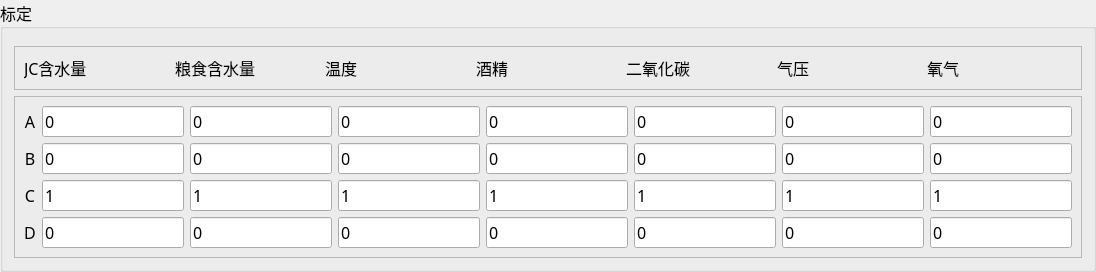
               <widget class="QGroupBox" name="groupBox_8">
                <property name="font">
                 <font>
                  <family>微软雅黑</family>
                  <pointsize>12</pointsize>
                 </font>
                </property>
                <property name="styleSheet">
                 <string notr="true"/>
                </property>
                <property name="title">
                 <string>标定</string>
                </property>
                <property name="flat">
                 <bool>true</bool>
                </property>
                <layout class="QVBoxLayout" name="verticalLayout_6">
                 <item>
                  <widget class="QWidget" name="widget_2" native="true">
                   <widget class="QPushButton" name="pushButton_6">
                    <property name="geometry">
                     <rect>
                      <x>760</x>
                      <y>20</y>
                      <width>81</width>
                      <height>41</height>
                     </rect>
                    </property>
                    <property name="text">
                     <string>读数据</string>
                    </property>
                   </widget>
                   <widget class="QPushButton" name="pushButton_2">
                    <property name="geometry">
                     <rect>
                      <x>680</x>
                      <y>20</y>
                      <width>81</width>
                      <height>41</height>
                     </rect>
                    </property>
                    <property name="text">
                     <string>标定</string>
                    </property>
                   </widget>
                   <widget class="QPushButton" name="pushButton">
                    <property name="geometry">
                     <rect>
                      <x>600</x>
                      <y>20</y>
                      <width>81</width>
                      <height>41</height>
                     </rect>
                    </property>
                    <property name="text">
                     <string>导入参数</string>
                    </property>
                   </widget>
                   <widget class="QTextEdit" name="textEdit_2">
                    <property name="geometry">
                     <rect>
                      <x>480</x>
                      <y>20</y>
                      <width>101</width>
                      <height>41</height>
                     </rect>
                    </property>
                    <property name="focusPolicy">
                     <enum>Qt::ClickFocus</enum>
                    </property>
                    <property name="layoutDirection">
                     <enum>Qt::LeftToRight</enum>
                    </property>
                    <property name="frameShape">
                     <enum>QFrame::NoFrame</enum>
                    </property>
                    <property name="frameShadow">
                     <enum>QFrame::Sunken</enum>
                    </property>
                    <property name="lineWrapMode">
                     <enum>QTextEdit::NoWrap</enum>
                    </property>
                    <property name="html">
                     <string>&lt;!DOCTYPE HTML PUBLIC &quot;-//W3C//DTD HTML 4.0//EN&quot; &quot;http://www.w3.org/TR/REC-html40/strict.dtd&quot;&gt;
&lt;html&gt;&lt;head&gt;&lt;meta name=&quot;qrichtext&quot; content=&quot;1&quot; /&gt;&lt;style type=&quot;text/css&quot;&gt;
p, li { white-space: pre-wrap; }
&lt;/style&gt;&lt;/head&gt;&lt;body style=&quot; font-family:'SimSun'; font-size:9pt; font-weight:400; font-style:normal;&quot;&gt;
&lt;p style=&quot; margin-top:0px; margin-bottom:0px; margin-left:0px; margin-right:0px; -qt-block-indent:0; text-indent:0px;&quot;&gt;&lt;span style=&quot; font-family:'微软雅黑'; font-size:18pt; font-weight:600;&quot;&gt;下层&lt;/span&gt;&lt;/p&gt;&lt;/body&gt;&lt;/html&gt;</string>
                    </property>
                   </widget>
                   <widget class="QTextEdit" name="textEdit_3">
                    <property name="geometry">
                     <rect>
                      <x>380</x>
                      <y>20</y>
                      <width>101</width>
                      <height>41</height>
                     </rect>
                    </property>
                    <property name="focusPolicy">
                     <enum>Qt::ClickFocus</enum>
                    </property>
                    <property name="layoutDirection">
                     <enum>Qt::LeftToRight</enum>
                    </property>
                    <property name="frameShape">
                     <enum>QFrame::NoFrame</enum>
                    </property>
                    <property name="frameShadow">
                     <enum>QFrame::Plain</enum>
                    </property>
                    <property name="lineWrapMode">
                     <enum>QTextEdit::NoWrap</enum>
                    </property>
                    <property name="html">
                     <string>&lt;!DOCTYPE HTML PUBLIC &quot;-//W3C//DTD HTML 4.0//EN&quot; &quot;http://www.w3.org/TR/REC-html40/strict.dtd&quot;&gt;
&lt;html&gt;&lt;head&gt;&lt;meta name=&quot;qrichtext&quot; content=&quot;1&quot; /&gt;&lt;style type=&quot;text/css&quot;&gt;
p, li { white-space: pre-wrap; }
&lt;/style&gt;&lt;/head&gt;&lt;body style=&quot; font-family:'SimSun'; font-size:9pt; font-weight:400; font-style:normal;&quot;&gt;
&lt;p style=&quot; margin-top:0px; margin-bottom:0px; margin-left:0px; margin-right:0px; -qt-block-indent:0; text-indent:0px;&quot;&gt;&lt;span style=&quot; font-family:'微软雅黑'; font-size:18pt; font-weight:600;&quot;&gt;中层&lt;/span&gt;&lt;/p&gt;&lt;/body&gt;&lt;/html&gt;</string>
                    </property>
                   </widget>
                   <widget class="QTextEdit" name="textEdit">
                    <property name="geometry">
                     <rect>
                      <x>290</x>
                      <y>20</y>
                      <width>91</width>
                      <height>41</height>
                     </rect>
                    </property>
                    <property name="focusPolicy">
                     <enum>Qt::NoFocus</enum>
                    </property>
                    <property name="layoutDirection">
                     <enum>Qt::LeftToRight</enum>
                    </property>
                    <property name="autoFillBackground">
                     <bool>false</bool>
                    </property>
                    <property name="frameShape">
                     <enum>QFrame::NoFrame</enum>
                    </property>
                    <property name="frameShadow">
                     <enum>QFrame::Plain</enum>
                    </property>
                    <property name="html">
                     <string>&lt;!DOCTYPE HTML PUBLIC &quot;-//W3C//DTD HTML 4.0//EN&quot; &quot;http://www.w3.org/TR/REC-html40/strict.dtd&quot;&gt;
&lt;html&gt;&lt;head&gt;&lt;meta name=&quot;qrichtext&quot; content=&quot;1&quot; /&gt;&lt;style type=&quot;text/css&quot;&gt;
p, li { white-space: pre-wrap; }
&lt;/style&gt;&lt;/head&gt;&lt;body style=&quot; font-family:'SimSun'; font-size:9pt; font-weight:400; font-style:normal;&quot;&gt;
&lt;p style=&quot; margin-top:0px; margin-bottom:0px; margin-left:0px; margin-right:0px; -qt-block-indent:0; text-indent:0px;&quot;&gt;&lt;span style=&quot; font-family:'微软雅黑'; font-size:18pt; font-weight:600;&quot;&gt;上层&lt;/span&gt;&lt;/p&gt;&lt;/body&gt;&lt;/html&gt;</string>
                    </property>
                   </widget>
                   <widget class="QComboBox" name="comboBox_2">
                    <property name="geometry">
                     <rect>
                      <x>130</x>
                      <y>10</y>
                      <width>151</width>
                      <height>71</height>
                     </rect>
                    </property>
                    <property name="font">
                     <font>
                      <family>微软雅黑</family>
                      <pointsize>36</pointsize>
                     </font>
                    </property>
                    <property name="layoutDirection">
                     <enum>Qt::LeftToRight</enum>
                    </property>
                   </widget>
                   <widget class="QLabel" name="label_41">
                    <property name="geometry">
                     <rect>
                      <x>30</x>
                      <y>0</y>
                      <width>81</width>
                      <height>41</height>
                     </rect>
                    </property>
                    <property name="font">
                     <font>
                      <family>微软雅黑</family>
                      <pointsize>12</pointsize>
                      <underline>true</underline>
                     </font>
                    </property>
                    <property name="text">
                     <string>正常模式</string>
                    </property>
                    <property name="alignment">
                     <set>Qt::AlignCenter</set>
                    </property>
                   </widget>
                   <widget class="QPushButton" name="pushButton_4">
                    <property name="geometry">
                     <rect>
                      <x>30</x>
                      <y>40</y>
                      <width>81</width>
                      <height>41</height>
                     </rect>
                    </property>
                    <property name="text">
                     <string>模式切换</string>
                    </property>
                   </widget>
                  </widget>
                 </item>
                 <item>
                  <widget class="QFrame" name="frame_2">
                   <property name="frameShape">
                    <enum>QFrame::StyledPanel</enum>
                   </property>
                   <property name="frameShadow">
                    <enum>QFrame::Raised</enum>
                   </property>
                   <layout class="QGridLayout" name="gridLayout_11">
                    <item row="0" column="4">
                     <widget class="QLabel" name="label_8">
                      <property name="text">
                       <string>二氧化碳</string>
                      </property>
                     </widget>
                    </item>
                    <item row="0" column="2">
                     <widget class="QLabel" name="label_6">
                      <property name="text">
                       <string>温度</string>
                      </property>
                     </widget>
                    </item>
                    <item row="0" column="0">
                     <widget class="QLabel" name="label_4">
                      <property name="text">
                       <string>JC含水量</string>
                      </property>
                     </widget>
                    </item>
                    <item row="0" column="6">
                     <widget class="QLabel" name="label_42">
                      <property name="text">
                       <string>氧气</string>
                      </property>
                     </widget>
                    </item>
                    <item row="0" column="3">
                     <widget class="QLabel" name="label_7">
                      <property name="text">
                       <string>酒精</string>
                      </property>
                     </widget>
                    </item>
                    <item row="0" column="5">
                     <widget class="QLabel" name="label_9">
                      <property name="text">
                       <string>气压</string>
                      </property>
                     </widget>
                    </item>
                    <item row="0" column="1">
                     <widget class="QLabel" name="label_5">
                      <property name="text">
                       <string>粮食含水量</string>
                      </property>
                     </widget>
                    </item>
                   </layout>
                  </widget>
                 </item>
                 <item>
                  <widget class="QFrame" name="frame_3">
                   <property name="frameShape">
                    <enum>QFrame::StyledPanel</enum>
                   </property>
                   <property name="frameShadow">
                    <enum>QFrame::Raised</enum>
                   </property>
                   <layout class="QGridLayout" name="gridLayout_14">
                    <item row="0" column="0">
                     <layout class="QGridLayout" name="gridLayout">
                      <item row="0" column="0">
                       <widget class="QLabel" name="label_40">
                        <property name="text">
                         <string>A</string>
                        </property>
                        <property name="alignment">
                         <set>Qt::AlignCenter</set>
                        </property>
                       </widget>
                      </item>
                      <item row="1" column="0">
                       <widget class="QLabel" name="label_38">
                        <property name="text">
                         <string>B</string>
                        </property>
                        <property name="alignment">
                         <set>Qt::AlignCenter</set>
                        </property>
                       </widget>
                      </item>
                      <item row="2" column="0">
                       <widget class="QLabel" name="label_39">
                        <property name="text">
                         <string>C</string>
                        </property>
                        <property name="alignment">
                         <set>Qt::AlignCenter</set>
                        </property>
                       </widget>
                      </item>
                      <item row="3" column="0">
                       <widget class="QLabel" name="label_37">
                        <property name="text">
                         <string>D</string>
                        </property>
                        <property name="alignment">
                         <set>Qt::AlignCenter</set>
                        </property>
                       </widget>
                      </item>
                     </layout>
                    </item>
                    <item row="0" column="1">
                     <layout class="QVBoxLayout" name="verticalLayout_4">
                      <item>
                       <widget class="QLineEdit" name="lineEdit_7">
                        <property name="text">
                         <string>0</string>
                        </property>
                        <property name="cursorPosition">
                         <number>0</number>
                        </property>
                       </widget>
                      </item>
                      <item>
                       <widget class="QLineEdit" name="lineEdit_5">
                        <property name="text">
                         <string>0</string>
                        </property>
                        <property name="cursorPosition">
                         <number>0</number>
                        </property>
                       </widget>
                      </item>
                      <item>
                       <widget class="QLineEdit" name="lineEdit_6">
                        <property name="text">
                         <string>1</string>
                        </property>
                        <property name="cursorPosition">
                         <number>0</number>
                        </property>
                       </widget>
                      </item>
                      <item>
                       <widget class="QLineEdit" name="lineEdit_3">
                        <property name="text">
                         <string>0</string>
                        </property>
                        <property name="cursorPosition">
                         <number>0</number>
                        </property>
                       </widget>
                      </item>
                     </layout>
                    </item>
                    <item row="0" column="2">
                     <layout class="QVBoxLayout" name="verticalLayout_5">
                      <item>
                       <widget class="QLineEdit" name="lineEdit_9">
                        <property name="text">
                         <string>0</string>
                        </property>
                        <property name="cursorPosition">
                         <number>0</number>
                        </property>
                       </widget>
                      </item>
                      <item>
                       <widget class="QLineEdit" name="lineEdit_10">
                        <property name="text">
                         <string>0</string>
                        </property>
                        <property name="cursorPosition">
                         <number>0</number>
                        </property>
                       </widget>
                      </item>
                      <item>
                       <widget class="QLineEdit" name="lineEdit_11">
                        <property name="text">
                         <string>1</string>
                        </property>
                        <property name="cursorPosition">
                         <number>0</number>
                        </property>
                       </widget>
                      </item>
                      <item>
                       <widget class="QLineEdit" name="lineEdit_12">
                        <property name="text">
                         <string>0</string>
                        </property>
                        <property name="cursorPosition">
                         <number>0</number>
                        </property>
                       </widget>
                      </item>
                     </layout>
                    </item>
                    <item row="0" column="3">
                     <layout class="QVBoxLayout" name="verticalLayout_7">
                      <item>
                       <widget class="QLineEdit" name="lineEdit_13">
                        <property name="text">
                         <string>0</string>
                        </property>
                       </widget>
                      </item>
                      <item>
                       <widget class="QLineEdit" name="lineEdit_14">
                        <property name="text">
                         <string>0</string>
                        </property>
                       </widget>
                      </item>
                      <item>
                       <widget class="QLineEdit" name="lineEdit_15">
                        <property name="text">
                         <string>1</string>
                        </property>
                       </widget>
                      </item>
                      <item>
                       <widget class="QLineEdit" name="lineEdit_16">
                        <property name="text">
                         <string>0</string>
                        </property>
                       </widget>
                      </item>
                     </layout>
                    </item>
                    <item row="0" column="4">
                     <layout class="QVBoxLayout" name="verticalLayout_8">
                      <item>
                       <widget class="QLineEdit" name="lineEdit_17">
                        <property name="text">
                         <string>0</string>
                        </property>
                       </widget>
                      </item>
                      <item>
                       <widget class="QLineEdit" name="lineEdit_18">
                        <property name="text">
                         <string>0</string>
                        </property>
                       </widget>
                      </item>
                      <item>
                       <widget class="QLineEdit" name="lineEdit_19">
                        <property name="text">
                         <string>1</string>
                        </property>
                       </widget>
                      </item>
                      <item>
                       <widget class="QLineEdit" name="lineEdit_20">
                        <property name="text">
                         <string>0</string>
                        </property>
                       </widget>
                      </item>
                     </layout>
                    </item>
                    <item row="0" column="5">
                     <layout class="QVBoxLayout" name="verticalLayout_9">
                      <item>
                       <widget class="QLineEdit" name="lineEdit_8">
                        <property name="text">
                         <string>0</string>
                        </property>
                       </widget>
                      </item>
                      <item>
                       <widget class="QLineEdit" name="lineEdit_21">
                        <property name="text">
                         <string>0</string>
                        </property>
                       </widget>
                      </item>
                      <item>
                       <widget class="QLineEdit" name="lineEdit_22">
                        <property name="text">
                         <string>1</string>
                        </property>
                       </widget>
                      </item>
                      <item>
                       <widget class="QLineEdit" name="lineEdit_23">
                        <property name="text">
                         <string>0</string>
                        </property>
                       </widget>
                      </item>
                     </layout>
                    </item>
                    <item row="0" column="6">
                     <layout class="QVBoxLayout" name="verticalLayout_10">
                      <item>
                       <widget class="QLineEdit" name="lineEdit_24">
                        <property name="text">
                         <string>0</string>
                        </property>
                       </widget>
                      </item>
                      <item>
                       <widget class="QLineEdit" name="lineEdit_25">
                        <property name="text">
                         <string>0</string>
                        </property>
                       </widget>
                      </item>
                      <item>
                       <widget class="QLineEdit" name="lineEdit_26">
                        <property name="text">
                         <string>1</string>
                        </property>
                       </widget>
                      </item>
                      <item>
                       <widget class="QLineEdit" name="lineEdit_27">
                        <property name="text">
                         <string>0</string>
                        </property>
                       </widget>
                      </item>
                     </layout>
                    </item>
                    <item row="0" column="7">
                     <layout class="QVBoxLayout" name="verticalLayout_11">
                      <item>
                       <widget class="QLineEdit" name="lineEdit_28">
                        <property name="text">
                         <string>0</string>
                        </property>
                       </widget>
                      </item>
                      <item>
                       <widget class="QLineEdit" name="lineEdit_29">
                        <property name="text">
                         <string>0</string>
                        </property>
                       </widget>
                      </item>
                      <item>
                       <widget class="QLineEdit" name="lineEdit_30">
                        <property name="text">
                         <string>1</string>
                        </property>
                       </widget>
                      </item>
                      <item>
                       <widget class="QLineEdit" name="lineEdit_31">
                        <property name="text">
                         <string>0</string>
                        </property>
                       </widget>
                      </item>
                     </layout>
                    </item>
                   </layout>
                  </widget>
                 </item>
                </layout>
               </widget>
